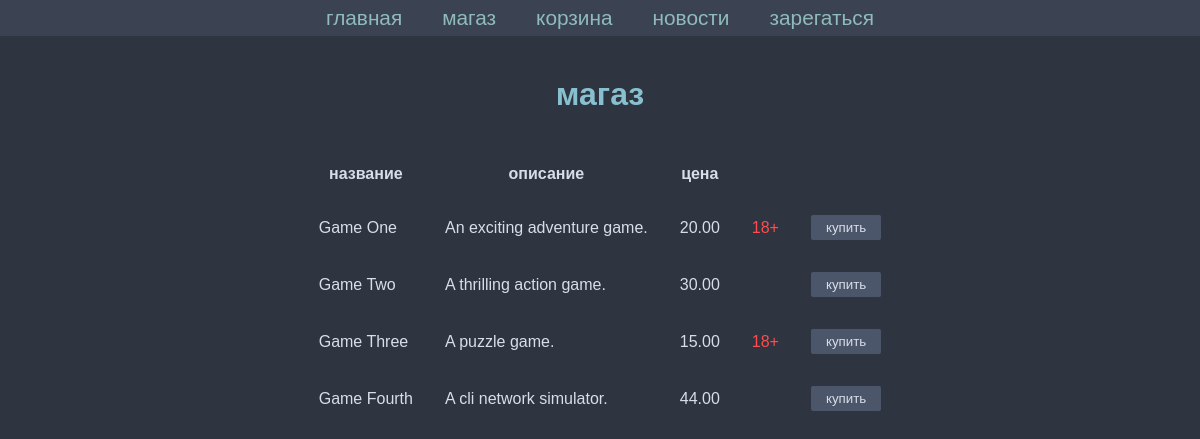
/task1/shop/, run on the app's committed database.
### task1/models.py (models this page shows, shortened)
class Game(models.Model):
    title = models.CharField(max_length=100)
    cost = models.DecimalField(max_digits=10, decimal_places=2)
    size = models.DecimalField(max_digits=10, decimal_places=2)
    description = models.TextField()
    age_limited = models.BooleanField(default=False)
    buyers = models.ManyToManyField(Buyer, related_name='games')

### task1/views.py (the view)
# urls.py: path('shop/', shop_view, name='task1_shop'),
def shop_view(request):
    items = Game.objects.all()
    return render(request, 'first_task/shop.html', {'items': items})

### templates/first_task/shop.html (shortened to what this page needs)
{% extends 'first_task/menu.html' %}
{% block content %}
<h1>магаз</h1>
<table>
    <thead>
        <tr>
            <th>название</th>
            <th>описание</th>
            <th>цена</th>
        </tr>
    </thead>
    <tbody>
        {% for value in items %}
        <tr>
            <td>{{ value.title }}</td>
            <td>{{ value.description }}</td>
            <td>{{ value.cost }}</td>
            <td class="age-limited">
                {% if value.age_limited %}
                    18+
                {% else %}
                    &nbsp;
                {% endif %}
            </td>
            <td>
                <button>купить</button>
            </td>
        </tr>
        {% endfor %}
    </tbody>
</table>
{% endblock %}

### static/task1/styles.css (style rules this page uses)
.age-limited { color: #FF4C4C; }
body { font-family: Arial, sans-serif; color: #D8DEE9; background-color: #2E3440; margin: 0; padding: 0px; display: flex; flex-direction: column; align-items: center; height: 300px; }
h1 { text-align: center; color: #88C0D0; margin-top: 40px; }
button, .registration-form button { background-color: #4C566A; color: #D8DEE9; border: none; padding: 5px 15px; cursor: pointer; border-radius: 2px; transition: background-color 0.3s; }
table { width: 100%; border-spacing: 30px; font-family: Arial, sans-serif; font-size: 16px; }

### data on the page
Game: title "Game One", description "An exciting adventure game.", cost "20.00", age_limited "18+"
Game: title "Game Two", description "A thrilling action game.", cost "30.00"
Game: title "Game Three", description "A puzzle game.", cost "15.00", age_limited "18+"
Game: title "Game Fourth", description "A cli network simulator.", cost "44.00"
